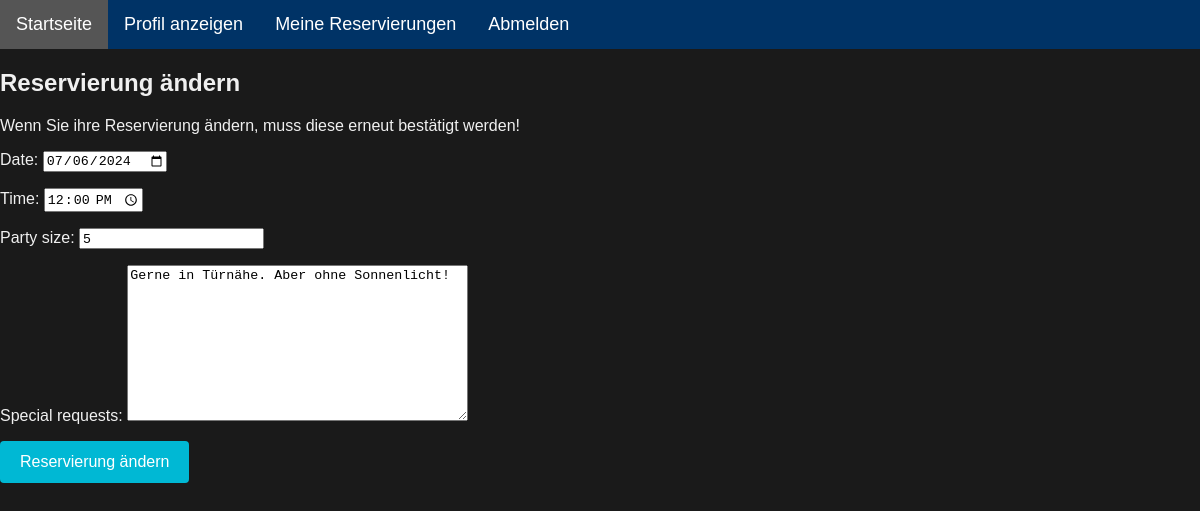
/restaurant/reservations/adjust/6/ (signed in), run on the app's committed database.
### restaurant/models.py (models this page shows, shortened)
class Reservation(models.Model):
    customer = models.ForeignKey(UserProfile, on_delete=models.CASCADE, related_name='reservations')
    restaurant = models.ForeignKey(Restaurant, on_delete=models.CASCADE)
    date_time = models.DateTimeField()
    party_size = models.IntegerField()
    special_requests = models.TextField(blank=True)
    status = models.CharField(max_length=10, choices=Choices.STATUS_CHOICES)

### restaurant/views.py (the view)
# urls.py: path('reservations/adjust/<int:reservation_id>/', views.adjust_reservation, name='adjust_reservation'),
@login_required
def adjust_reservation(request, reservation_id):
    currentCustomer = get_object_or_404(UserProfile, user=request.user)
    reservation = get_object_or_404(Reservation, id=reservation_id, customer=currentCustomer)
    if request.method == 'POST':
        form = ReservationForm(request.POST, instance=reservation)
        if form.is_valid():
            temp_reservation = form.save(commit=False)
            temp_reservation.status = 'pending'
            temp_reservation.save()
            send_confirmation_email(reservation)
            return redirect('view_reservation', reservation_id=reservation.id)
    else:
        initial_data = {
            'date': reservation.date_time.date(),
            'time': reservation.date_time.time(),
            'party_size': reservation.party_size,
            'special_requests': reservation.special_requests,
        }
        form = ReservationForm(instance=reservation,initial=initial_data)
    return render(request, 'restaurant/adjust_reservation.html', {'form': form})

### restaurant/forms.py (shortened to what this page needs)
class ReservationForm(forms.ModelForm):
    date = forms.DateField(required=True, widget=forms.widgets.DateInput(attrs={'type': 'date'}))
    time = forms.TimeField(required=True, widget=forms.widgets.TimeInput(attrs={'type': 'time'}))
    class Meta:
        model = Reservation
        fields = ['date', 'time', 'party_size', 'special_requests']

### restaurant/templates/restaurant/adjust_reservation.html (shortened to what this page needs)
{% extends 'restaurant/base.html' %}
{% block content %}
<h2>Reservierung ändern</h2>
<p>Wenn Sie ihre Reservierung ändern, muss diese erneut bestätigt werden!</p>
<form method="post">
    {{ form.as_p }}
    <button type="submit">Reservierung ändern</button>
</form>
{% endblock %}

### restaurant/static/restaurant/style.css (style rules this page uses)
body { font-family: Arial, sans-serif; margin: 0; padding: 0px; background-color: #1a1a1a; color: #f0f0f0; }
button, input[type="submit"], .btn-submit { background-color: #00b8d4; color: white; padding: 12px 20px; border: none; border-radius: 4px; cursor: pointer; font-size: 16px; transition: background-color 0.3s ease; }

### data on the page
Reservation: party_size "5", special_requests "Gerne in Türnähe. Aber ohne Sonnenlicht!"
